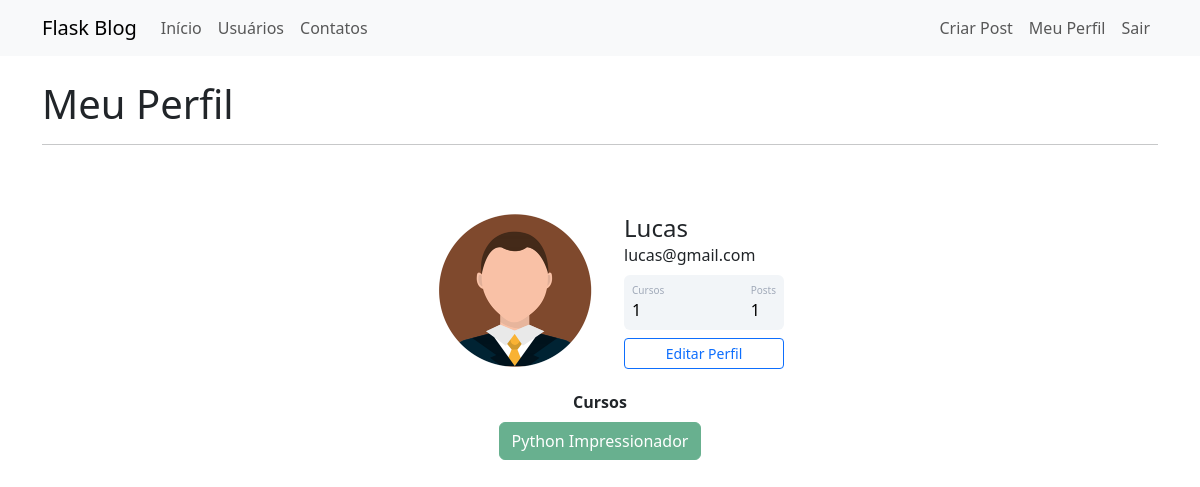
Screenshot of /perfil (signed in) with the database file from the repository.
### webblog/models.py (models this page shows)
class Usuario(database.Model, UserMixin):
    id = database.Column(database.Integer, primary_key=True)
    username = database.Column(database.String, nullable=False)  # campo não pode ser vazio, preenchimento obrigatório
    email = database.Column(database.String, nullable=False, unique=True)  # campo deve ser único
    senha = database.Column(database.String, nullable=False)
    cursos = database.Column(database.String, nullable=False, default='Não informado')
    foto_perfil = database.Column(database.String, nullable=False, default='default.jpg')
    posts = database.relationship('Post', backref='autor', lazy=True)
    def contar_posts(self):
        return len(self.posts)  # retorna como resposta a quantidade que o usuário tem de posts

### webblog/routes.py (the view)
@app.route('/perfil')
@login_required
def perfil():
    foto_perfil = url_for('static', filename=f'fotos_perfil/{current_user.foto_perfil}')
    return render_template('perfil.html', foto_perfil=foto_perfil)

### webblog/models.py (called while the page is built)
@login_manager.user_loader  # decorator para informar ao login manager que a função abaixo retorna o ID de usuario
def load_usuario(id_usuario):  # função para validação de usuário durante o login
    return Usuario.query.get(int(id_usuario))  # somente retornando a validação de ID do usuário, retornando o usuário

### webblog/templates/perfil.html (shortened to what this page needs)
{% extends 'base.html' %}
{% block body %}
<div class="container">
    <br>
    <h1>Meu Perfil</h1>
    <hr>
    <div class="container mt-5 d-flex justify-content-center">
        <div class="card p-3">
            <div class="d-flex align-items-center">
                <div class="image pe-2">
                    <img src="{{ foto_perfil }}" class="rounded" width="200" >
                </div>
                <div class="ml-3 w-100">
                    <h4 class="mb-0 mt-0">{{ current_user.username }}</h4>
                    <span>{{ current_user.email }}</span>
                    <div class="p-2 mt-2 bg-primary d-flex justify-content-between rounded text-white stats">
                        <div class="d-flex flex-column">
                            <span class="articles">Cursos</span>
                            <span class="number1">
                                {% if 'Não informado' in current_user.cursos: %}
                                    {{ 0 }}
                                {% else: %}
                                    {{ current_user.cursos.count(';') + 1 }}
                                {% endif %}
                            </span>
                        </div>
                        <div class="d-flex flex-column">
                            <span class="rating">Posts</span>
                            <span class="number3"> {{ current_user.contar_posts() }}</span>
                        </div>
                    </div>
                    <div class="button mt-2 d-flex flex-row align-items-center">
                        <a class="w-100" href="{{ url_for('editar_perfil') }}"><button class="btn btn-sm btn-outline-primary w-100">Editar Perfil</button></a>
                    </div>
                </div>
            </div>
        </div>
    </div>
    <div class="row justify-content-center">
        <div class="col col-4" style="text-align: center">
            <strong>Cursos</strong><br>
            {% for curso in current_user.cursos.split(';') %}
                <button type="button" class="btn btn-success mt-2" disabled>{{ curso }}</button>
            {% endfor %}
            </div>
    </div>
</div>
{% endblock %}

### webblog/static/main.css (style rules this page uses)
body { color: dark-gray; }
.card { width: 400px; border: none; border-radius: 10px; background-color: #fff; }
.stats { background: #f2f5f8 !important; color: #000 !important; }
.articles { font-size:10px; color: #a1aab9; }
.number1 { font-weight:500; }
.rating { font-size:10px; color: #a1aab9; }
.number3 { font-weight:500; }

### rows the page displays
Usuario: username "Lucas", email "lucas@gmail.com", cursos "1", cursos "Python Impressionador"

### other values shown
{{ current_user.contar_posts() }} "1"
